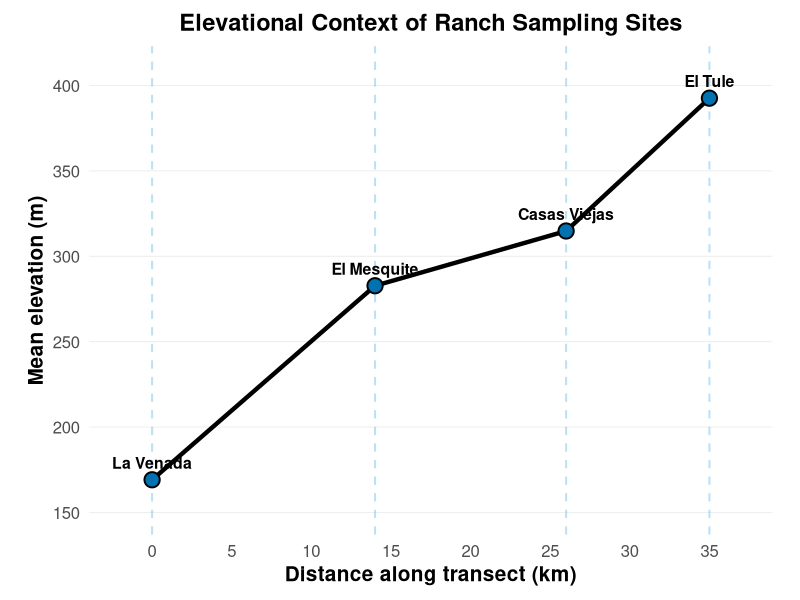
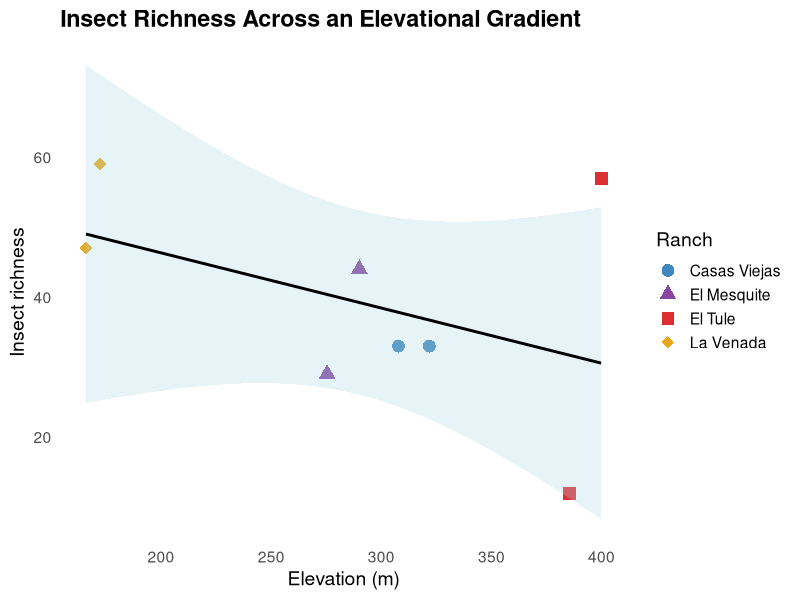

R code for these plots, in order:
## ---- chunk 1
library(ggplot2)
## ---- chunk 2
# load data
arthropod_ranch <- read.csv("data/sample_taxa_matrix_by_ranch_WEIGHTED_REL.csv")
arthropod_trap  <- read.csv("data/sample_taxa_matrix_by_trap_WEIGHTED_REL.csv")
salience        <- read.csv("data/3_1salience_plants_personal_use.csv")
## ---- chunk 3
library(ggplot2)
library(dplyr)

data <- read.csv("data/richness_elevation.csv")

data <- data %>%
  mutate(
    Distance_km = case_when(
      Ranch == "La Venada" ~ 0,
      Ranch == "El Mesquite" ~ 14,
      Ranch == "Casas Viejas" ~ 26,
      Ranch == "El Tule" ~ 35
    )
  )

ranch_profile <- data %>%
  group_by(Ranch, Distance_km) %>%
  summarize(
    Mean_Elevation_m = mean(Elevation_m),
    .groups = "drop"
  ) %>%
  arrange(Distance_km)

ggplot(ranch_profile, aes(x = Distance_km, y = Mean_Elevation_m)) +
  geom_vline(
    aes(xintercept = Distance_km),
    linetype = "dashed",
    color = "#56B4E9",
    linewidth = 0.7,
    alpha = 0.4
  ) +
  geom_line(color = "black", linewidth = 1.5) +
  geom_point(
    size = 4.5,
    shape = 21,
    fill = "#0072B2",
    color = "black",
    stroke = 1
  ) +
  geom_text(
    aes(label = Ranch),
    nudge_y = 10,
    size = 4,
    fontface = "bold"
  ) +
  scale_y_continuous(
    limits = c(150, 410),
    breaks = seq(150, 400, 50)
  ) +
  scale_x_continuous(
    limits = c(-2, 37),
    breaks = seq(0, 35, 5)
  ) +
  labs(
    title = "Elevational Context of Ranch Sampling Sites",
    x = "Distance along transect (km)",
    y = "Mean elevation (m)"
  ) +
  theme_minimal(base_size = 15) +
  theme(
    plot.title = element_text(face = "bold", hjust = 0.5, size = 17),
    axis.title = element_text(face = "bold"),
    panel.grid.major.x = element_blank(),
    panel.grid.minor = element_blank(),
    panel.grid.major.y = element_line(linewidth = 0.3),
    plot.margin = margin(10, 20, 10, 20)
  )

## ---- chunk 4
abund <- read.csv("data/sample_taxa_matrix_by_trap_WEIGHTED_REL.csv")
## ---- chunk 5
# select only trap columns
trap_data <- abund[, c(
  "Casa_Vieja_TE", "Casa_Vieja_UT",
  "El_Mezquital_F", "El_Mezquital_H",
  "El_Tule_BH", "El_Tule_UT",
  "La_Venada_1", "La_Venada_2"
)]

# calculate richness (count values > 0 per column)
richness <- colSums(trap_data > 0)

## ---- chunk 6
data <- read.csv("data/richness_elevation.csv")

head(data)
## ---- chunk 7
ggplot(data, aes(x = Elevation_m, y = Richness, color = Ranch, shape = Ranch)) +
  geom_point(size = 4, alpha = 0.9) +
  geom_smooth(
    aes(x = Elevation_m, y = Richness),
    method = "lm",
    se = TRUE,
    fill = "lightblue",
    color = "black",
    alpha = 0.3,
    linewidth = 1,
    inherit.aes = FALSE
  ) +
  labs(
    title = "Insect Richness Across an Elevational Gradient",
    x = "Elevation (m)",
    y = "Insect richness",
    color = "Ranch",
    shape = "Ranch"
  ) +
  scale_color_manual(values = c(
    "Casas Viejas" = "#2C7BB6",
    "El Mesquite"  = "#7B3294",
    "El Tule"      = "#D7191C",
    "La Venada"    = "#E69F00"
  )) +
  scale_shape_manual(values = c(
    "Casas Viejas" = 16,
    "El Mesquite"  = 17,
    "El Tule"      = 15,
    "La Venada"    = 18
  )) +
  theme_minimal(base_size = 14) +
  theme(
    plot.title = element_text(face = "bold"),
    legend.position = "right",
    panel.grid.major = element_blank(),
    panel.grid.minor = element_blank()
  )
## ---- chunk 8
model <- lm(Richness ~ Elevation_m, data = data)
summary(model)
